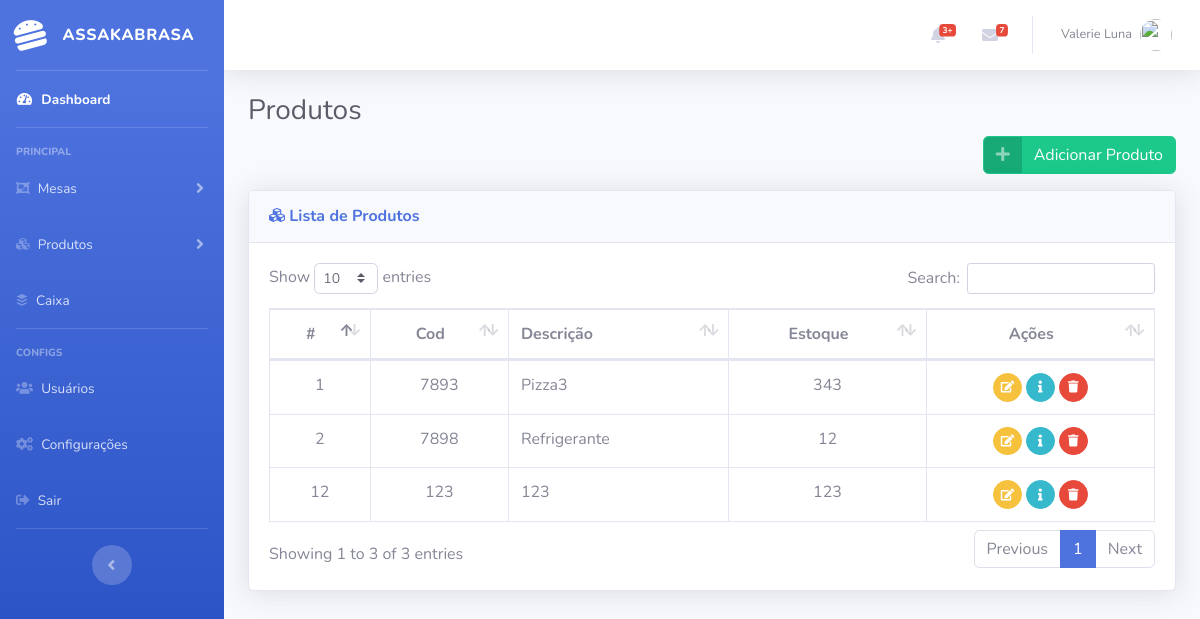
Before: /produtos/ (signed in) with the older database file.
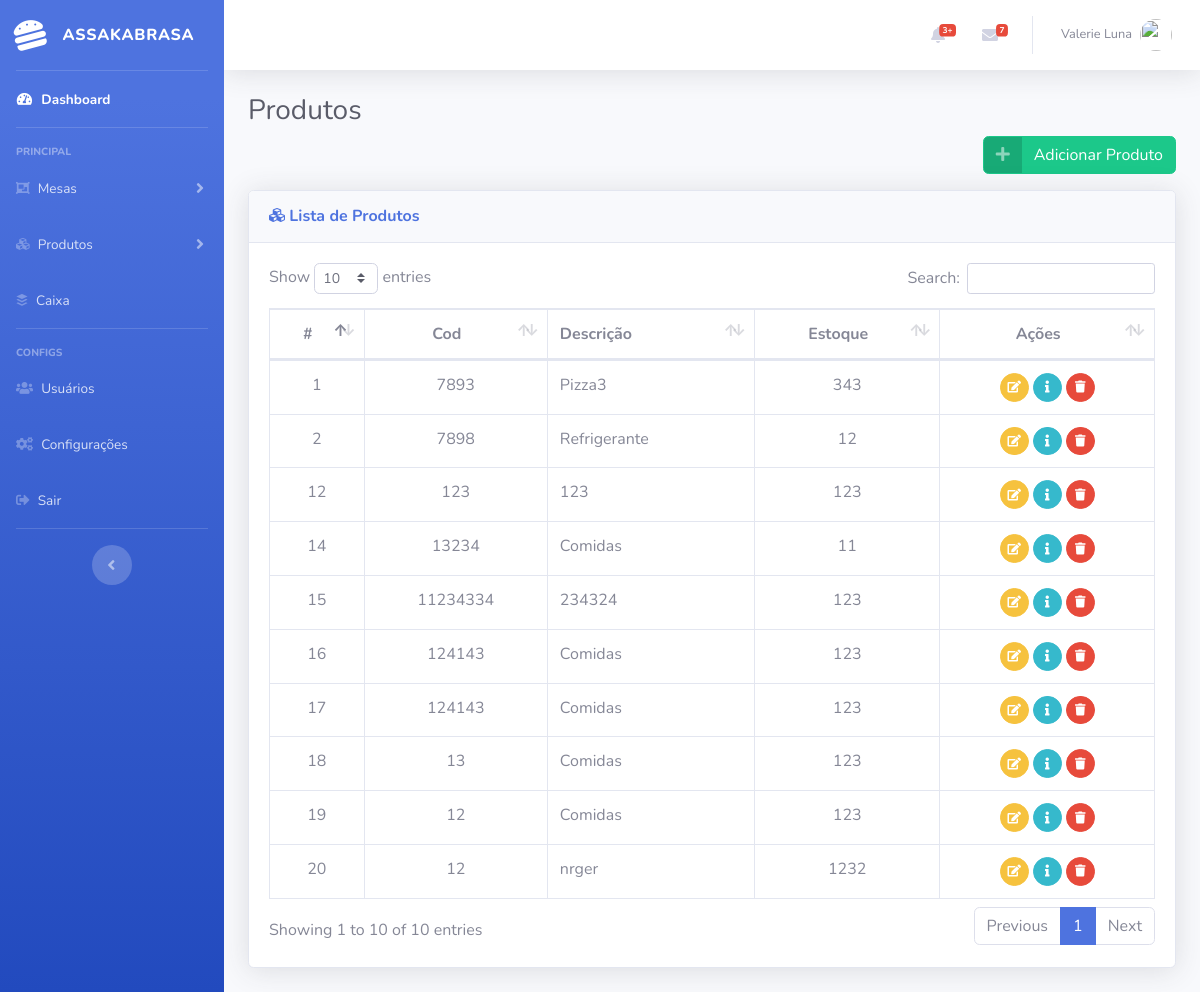
After: the same page with the newer database file.
### tables this page shows
CREATE TABLE `tb_produtos` (
  `id` int(11) NOT NULL,
  `cod` int(11) NOT NULL,
  `descricao` varchar(255) NOT NULL,
  `valor` decimal(10,2) NOT NULL,
  `estoque` int(10) NOT NULL,
  `data_registro` datetime NOT NULL,
  `id_categoria` int(11) NOT NULL,
  `id_usuario` int(11) NOT NULL
);

### app/controllers/Produtos.php (called while the page is built, shortened)
<?php
	class Produtos extends Controller {
		public function __construct(){
			$this->produtoModel = $this->model('Produto');
		}
		public function index(){
			$produtos = $this->produtoModel->getProdutos();
			$categorias = $this->produtoModel->getCategorias();
			$data = [
				'produtos' => $produtos,
				'categorias' => $categorias,
				'id_usuario' => $_SESSION['id_usuario']
			];
			$this->view('/produtos/cadastrar/index', $data);
		}
	}
?>

### app/libraries/Core.php (called while the page is built, shortened)
<?php
	class Core{
		protected $currentMethod = 'index';
		public function __construct(){
			$url = $this->getUrl();
			if (file_exists("../app/controllers/" . ucwords($url[0]) . ".php")) {
				unset($url[0]);
			}
			$this->currentController = new $this->currentController();
			$this->params = $url ? array_values($url) : [];
			call_user_func_array([$this->currentController, $this->currentMethod], $this->params);
		}
		public function getUrl(){
			if (isset($_GET['url'])) {
				$url = rtrim($_GET['url'], "/");
				$url = filter_var($url, FILTER_SANITIZE_URL);
				$url = explode("/", $url);
				return $url;
			}
		}
	}
?>

### public/index.php (called while the page is built, shortened)
<?php
	$init = new Core;
?>

### app/libraries/Database.php (called while the page is built, shortened)
<?php
	class Database {
		private $host = DB_HOST;
		private $user = DB_USER;
		private $pass = DB_PASS;
		private $dbname = DB_NAME;
		private $dbh;
		private $stmt;
		public function __construct() {
			$dsn = 'mysql:host=' . $this->host . ';dbname=' . $this->dbname;
			$options = array(
				PDO::ATTR_PERSISTENT => true,
				PDO::ATTR_ERRMODE => PDO::ERRMODE_EXCEPTION
			);
			try{
				$this->dbh = new PDO($dsn, $this->user, $this->pass, $options);
			} catch(PDOException $e){
				$this->error = $e->errorInfo();
				echo $this->error;
			}
		}
		public function query($sql) {
			$this->stmt = $this->dbh->prepare($sql);
		}
		public function execute() {
			return $this->stmt->execute();
		}
		public function resultSet() {
			$this->execute();
			return $this->stmt->fetchAll(PDO::FETCH_OBJ);
		}
	}
?>

### app/models/Produto.php (called while the page is built, shortened)
<?php
	class Produto {
		private $db;
		public function __construct() {
			$this->db = new Database;
		}
		public function getCategorias(){
			$this->db->query("SELECT * FROM tb_categorias");
			if ($this->db->execute()) {
				return $this->db->resultSet();
			}
		}
		public function getProdutos(){
			$this->db->query("SELECT p.id AS id_produto, p.cod, p.descricao, p.valor, p.estoque, p.data_registro, u.nome, c.id AS id_categoria, c.descricao AS descricao_categoria FROM tb_produtos AS p JOIN tb_categorias AS c ON p.id_categoria = c.id JOIN tb_usuarios AS u ON u.id = p.id_usuario");
			if ($this->db->execute()) {
				return $this->db->resultSet();
			}
		}
	}
?>

### app/views/produtos/cadastrar/index.php (the view, shortened to what the changed rows need)
<?php require_once APPROOT . '/views/inc/header.php'; ?>
<div class="row">
	<div class="col-lg-12">
		<h1 class="h3 mb-2 text-gray-800">Produtos</h1>
		<div class="row">
			<div class="col-12 text-right">
				<a href="#adicionar_produto" data-toggle="modal" class="btn btn-success btn-icon-split">
					<span class="icon text-white-50">
						<i class="fas fa-plus"></i>
					</span>
					<span class="text">Adicionar Produto</span>
				</a>
			</div>
		</div>
		<div class="card shadow mb-4 mt-3">
			<div class="card-header py-3">
				<h6 class="m-0 font-weight-bold text-primary"><i class="fas fa-cubes"></i> Lista de Produtos</h6>
			</div>
			<div class="card-body">
				<div class="table-responsive">
					<table class="table table-bordered" id="dataTable" width="100%" cellspacing="0">
						<thead>
							<tr>
								<th class="text-center">#</th>
								<th class="text-center">Cod</th>
								<th>Descrição</th>
								<th class="text-center">Estoque</th>
								<th class="text-center">Ações</th>
							</tr>
						</thead>
						<tbody>
							<?php foreach ($data['produtos'] as $key => $value): ?>
								<tr>
									<td class="text-center"><?php echo $value->id_produto ?></td>
									<td class="text-center"><?php echo $value->cod ?></td>
									<td><?php echo $value->descricao ?></td>
									<td class="text-center"><?php echo $value->estoque ?></td>
									<td class="text-center">
										<a class="btn btn-warning btn-circle btn-sm" href="<?php echo URLROOT ?>/produtos/alterProduto/<?php echo $value->id_produto ?>" id="<?php echo $value->id_produto ?>" data-toggle="modal" data-placement="top" data-target="#modal_editar" title="Editar Usuario" modal-size="modal-lg">
											<i class="fas fa-edit"></i>
										</a>
										<a class="btn btn-info btn-circle btn-sm" href="#" id="<?php echo $value->id_produto ?>" data-toggle="modal" data-placement="top" data-target="#modal_info" title="Informações do Produto">
											<i class="fas fa-info"></i>
										</a>
										<a class="btn btn-danger btn-circle btn-sm" href="<?php echo URLROOT ?>/produtos/deleteProduto/<?php echo $value->id_produto ?>" data-toggle="modal" data-placement="top" data-target="#modal_excluir" title="Excluir Produto" text="Deseja Realmente excluir este Produto ?">
											<i class="fas fa-trash"></i>
										</a>
									</td>
								</tr>
							<?php endforeach ?>
						</tbody>
					</table>
				</div>
			</div>
		</div>
	</div>
</div>
<?php require_once APPROOT . '/views/inc/footer.php'; ?>

### app/views/inc/header.php (shortened to what the changed rows need)
<!DOCTYPE html>
<html lang="en">
    <head>
        <link href="<?php echo URLROOT; ?>/vendor/fontawesome-free/css/all.min.css" rel="stylesheet" type="text/css">
        <link href="<?php echo URLROOT; ?>/css/sb-admin-2.min.css" rel="stylesheet">
        <link href="<?php echo URLROOT; ?>/vendor/datatables/dataTables.bootstrap4.min.css" rel="stylesheet">
    </head>
    <body id="page-top">
        <div id="wrapper">
            <ul class="navbar-nav bg-gradient-primary sidebar sidebar-dark accordion" id="accordionSidebar">
                <a class="sidebar-brand d-flex align-items-center justify-content-center" href="<?php echo URLROOT; ?>">
                    <div class="sidebar-brand-icon rotate-n-15">
                        <i class="fas fa-hamburger"></i>
                    </div>
                    <div class="sidebar-brand-text mx-3">Assakabrasa</div>
                </a>
                <hr class="sidebar-divider my-0">
                <li class="nav-item active">
                    <a class="nav-link" href="<?php echo URLROOT; ?>/">
                    <i class="fas fa-fw fa-tachometer-alt"></i>
                    <span>Dashboard</span></a>
                </li>
                <hr class="sidebar-divider">
                <div class="sidebar-heading">
                    Principal
                </div>
                <li class="nav-item">
                    <a class="nav-link collapsed" href="#" data-toggle="collapse" data-target="#mesas" aria-expanded="true" aria-controls="mesas">
	                    <i class="fas fa-object-group"></i>
	                    <span>Mesas</span>
                    </a>
                </li>
                <li class="nav-item">
                    <a class="nav-link collapsed" href="#" data-toggle="collapse" data-target="#produtos" aria-expanded="true" aria-controls="produtos">
	                    <i class="fas fa-cubes"></i>
	                    <span>Produtos</span>
                    </a>
                </li>
                <li class="nav-item">
                    <a class="nav-link" href="<?php echo URLROOT; ?>/caixas/">
                    	<i class="fab fa-buffer"></i>
                    	<span>Caixa</span>
                    </a>
                </li>
                <hr class="sidebar-divider">
                <div class="sidebar-heading">
                    Configs
                </div>
                <li class="nav-item">
                    <a class="nav-link" href="<?php echo URLROOT; ?>/users/">
                    <i class="fas fa-users"></i>
                    <span>Usuários</span></a>
                </li>
                <li class="nav-item">
                    <a class="nav-link" href="<?php echo URLROOT; ?>/configuracoes">
                    	<i class="fas fa-cogs"></i>
                    <span>Configurações</span></a>
                </li>
                <li class="nav-item">
                    <?php if (isset($_SESSION['id_caixa'])): ?>
                        <a class="nav-link" href="#logoutModal">
                            <i class="fas fa-sign-out-alt"></i>
                        <span>Sair</span></a>
                    <?php else: ?>
                        <a class="nav-link" href="<?php echo URLROOT; ?>/users/logout">
                        	<i class="fas fa-sign-out-alt"></i>
                        <span>Sair</span></a>
                    <?php endif; ?>
                </li>
                <hr class="sidebar-divider d-none d-md-block">
                <div class="text-center d-none d-md-inline">
                    <button class="rounded-circle border-0" id="sidebarToggle"></button>
                </div>
            </ul>
            <div id="content-wrapper" class="d-flex flex-column">
                <div id="content">
                    <nav class="navbar navbar-expand navbar-light bg-white topbar mb-4 static-top shadow">
                        <ul class="navbar-nav ml-auto">
                            <li class="nav-item dropdown no-arrow mx-1">
                                <a class="nav-link dropdown-toggle" href="#" id="alertsDropdown" role="button" data-toggle="dropdown" aria-haspopup="true" aria-expanded="false">
                                    <i class="fas fa-bell fa-fw"></i>
                                    <span class="badge badge-danger badge-counter">3+</span>
                                </a>
                            </li>
                            <li class="nav-item dropdown no-arrow mx-1">
                                <a class="nav-link dropdown-toggle" href="#" id="messagesDropdown" role="button" data-toggle="dropdown" aria-haspopup="true" aria-expanded="false">
                                    <i class="fas fa-envelope fa-fw"></i>
                                    <span class="badge badge-danger badge-counter">7</span>
                                </a>
                            </li>
                            <li class="nav-item dropdown no-arrow">
                                <a class="nav-link dropdown-toggle" href="#" id="userDropdown" role="button" data-toggle="dropdown" aria-haspopup="true" aria-expanded="false">
                                <span class="mr-2 d-none d-lg-inline text-gray-600 small">Valerie Luna</span>
                                <img class="img-profile rounded-circle" src="https://source.unsplash.com/QAB-WJcbgJk/60x60">
                                </a>
                            </li>
                        </ul>
                    </nav>
                    <div class="container-fluid">

Changed rows visible on the page:
added tb_produtos: id "14", cod "13234", descricao "Comidas", estoque "11"
added tb_produtos: id "15", cod "11234334", descricao "234324", estoque "123"
added tb_produtos: id "16", cod "124143", descricao "Comidas", estoque "123"
added tb_produtos: id "17", cod "124143", descricao "Comidas", estoque "123"
added tb_produtos: id "18", cod "13", descricao "Comidas", estoque "123"
added tb_produtos: id "19", cod "12", descricao "Comidas", estoque "123"
added tb_produtos: id "20", cod "12", descricao "nrger", estoque "1232"
Other visible differences:
text written by a page script: "Show entries Search: Showing 1 to 3 of 3 entries Previous 1 Next" → "Show entries Search: Showing 1 to 10 of 10 entries Previous 1 Next"
